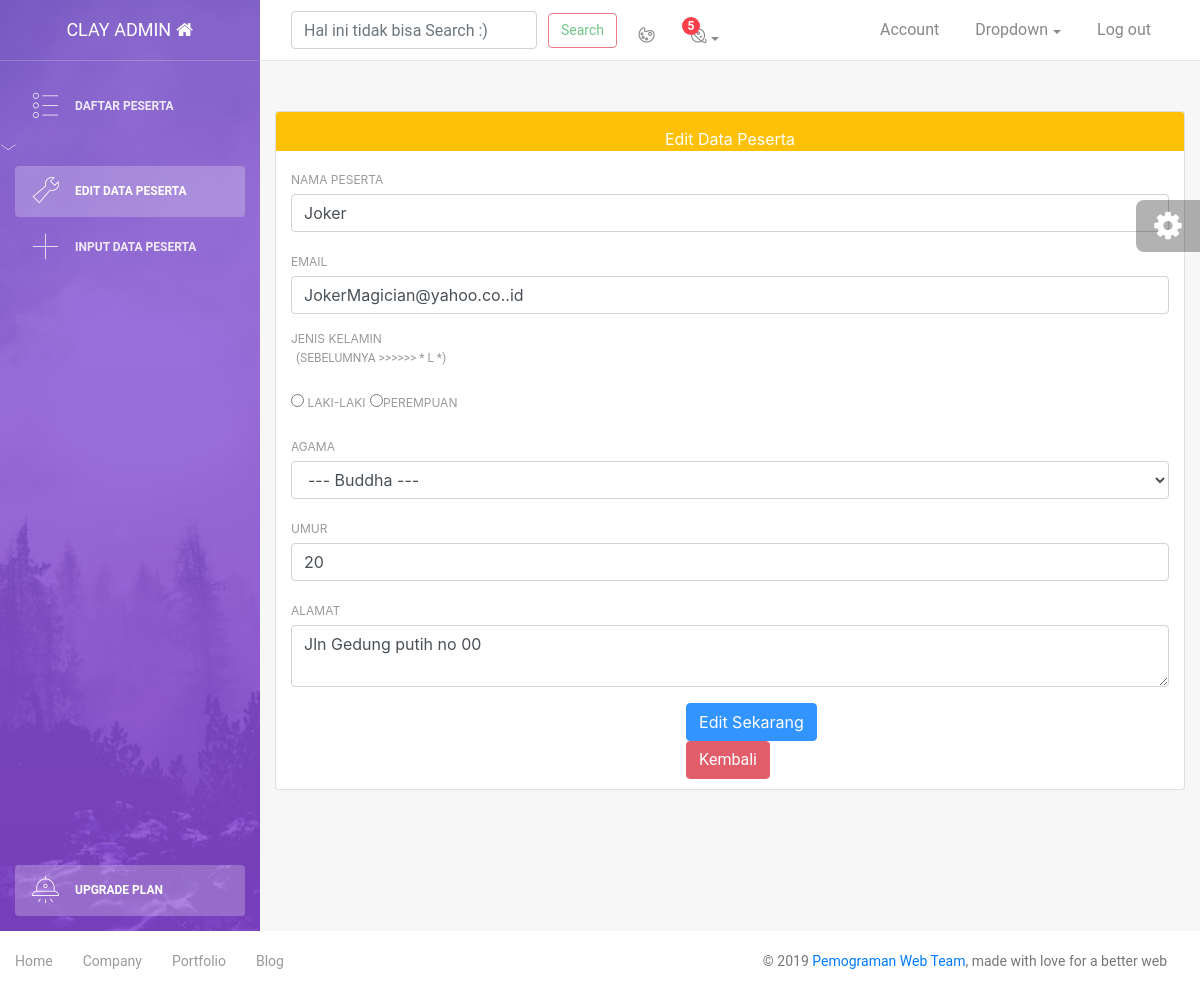
Screenshot of /edit.php?id=19 (signed in) with the database file from the repository.
### tables this page shows
CREATE TABLE `peserta_makrab` (
  `id` int(11) NOT NULL,
  `nama` varchar(25) NOT NULL,
  `email` varchar(50) NOT NULL,
  `jk` varchar(1) NOT NULL,
  `agama` varchar(10) NOT NULL,
  `umur` int(3) NOT NULL,
  `alamat` varchar(50) NOT NULL
);

### edit.php (the view, shortened to what this page needs)
<?php
include 'header.php';
include 'function.php';
$id = $_GET['id'];
$query = mysqli_query($conn, "SELECT * FROM peserta_makrab WHERE id=$id");
$data = mysqli_fetch_assoc($query);
?>
<div class="konten-utama">
    <div class="container">
        <div class="card">
            <div class="card-header bg-warning text-white" align="center">Edit Data Peserta</div>
            <div class="card-body">
                <form action="" method="post">
                    <div class="form-group">
                        <label for="nama">Nama Peserta</label>
                        <input type="text" class="form-control" name="nama" value="<?= $data['nama'] ?>" required
                            autocomplete=" off">
                    </div>
                    <div class="form-group">
                        <label for="email">Email</label>
                        <input type="text" class="form-control" name="email" value="<?= $data['email'] ?>" required
                            autocomplete="off">
                    </div>
                    <div class="form-group">
                        <label for="jk" class="text-grey">Jenis Kelamin <p class="text-reset btn-xs">(Sebelumnya >>>>>>
                                *
                                <?= $data['jk'] ?> *)
                            </p>
                        </label><br>
                        <label class="radio-inline" class="text-reset">
                            <input type="radio" name="jk" value="L" required autocomplete="off"> Laki-Laki
                        </label>
                        <label class="radio-inline" class="text-reset">
                            <input type="radio" name="jk" value="P" required autocomplete="off">Perempuan
                        </label>
                    </div>
                    <div class="form-group">
                        <label for="agama" class="text-grey">Agama</label>
                        <select class="form-control" id="agama" name="agama" required autocomplete="off">
                            <option selected value="<?= $data['agama'] ?>"> --- <?= $data['agama'] ?> ---
                            </option>
                        </select>
                    </div>
                    <div class="form-group">
                        <label for="umur">Umur</label>
                        <input type="number" class="form-control" name="umur" value="<?= $data['umur'] ?>" "
                            required autocomplete=" off">
                    </div>
                    <div class="form-group">
                        <label for="alamat">Alamat</label>
                        <textarea class="form-control" name="alamat" name="alamat" placeholder="" required
                            autocomplete="off"><?= $data['alamat'] ?></textarea>
                    </div>
                    <button type="submit" class="btn btn-primary btn-edit" name="edit">Edit Sekarang </button>
                    <a href="index.php">
                        <button type="" class="btn btn-danger btn-kembali" name="kembali">Kembali </button>
                    </a>
                </form>
            </div>
        </div>
    </div>
</div>
</div>
</div>
<?php
include 'footer.php';
?>

### assets/css/style.css (style rules this page uses)
.container { padding: 50px; }
.btn-kembali { margin-left: 45%; }
.btn-edit { margin-left: 45%; }

### rows the page displays
peserta_makrab: nama "Joker", email "JokerMagician@yahoo.co..id", jk "L", umur "20", alamat "Jln Gedung putih no 00"
